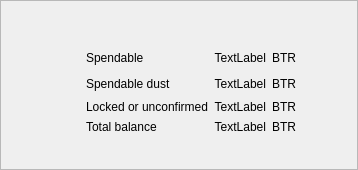
<?xml version="1.0" encoding="UTF-8"?>
<ui version="4.0">
 <class>BalanceFrame</class>
 <widget class="QFrame" name="BalanceFrame">
  <property name="geometry">
   <rect>
    <x>0</x>
    <y>0</y>
    <width>358</width>
    <height>170</height>
   </rect>
  </property>
  <property name="sizePolicy">
   <sizepolicy hsizetype="Expanding" vsizetype="Expanding">
    <horstretch>0</horstretch>
    <verstretch>0</verstretch>
   </sizepolicy>
  </property>
  <property name="windowTitle">
   <string>Frame</string>
  </property>
  <property name="frameShape">
   <enum>QFrame::StyledPanel</enum>
  </property>
  <property name="frameShadow">
   <enum>QFrame::Raised</enum>
  </property>
  <layout class="QGridLayout" name="gridLayout">
   <item row="6" column="5">
    <widget class="QLabel" name="m_overviewLockedOrUnconfirmedBalanceLabel">
     <property name="sizePolicy">
      <sizepolicy hsizetype="Minimum" vsizetype="Preferred">
       <horstretch>0</horstretch>
       <verstretch>0</verstretch>
      </sizepolicy>
     </property>
     <property name="cursor">
      <cursorShape>PointingHandCursor</cursorShape>
     </property>
     <property name="toolTip">
      <string>Click to copy</string>
     </property>
     <property name="text">
      <string>TextLabel</string>
     </property>
     <property name="alignment">
      <set>Qt::AlignRight|Qt::AlignTrailing|Qt::AlignVCenter</set>
     </property>
    </widget>
   </item>
   <item row="5" column="5">
    <widget class="QLabel" name="m_overviewSpendableDustBalanceLabel">
     <property name="sizePolicy">
      <sizepolicy hsizetype="Minimum" vsizetype="Preferred">
       <horstretch>0</horstretch>
       <verstretch>0</verstretch>
      </sizepolicy>
     </property>
     <property name="cursor">
      <cursorShape>PointingHandCursor</cursorShape>
     </property>
     <property name="toolTip">
      <string>Click to copy</string>
     </property>
     <property name="text">
      <string>TextLabel</string>
     </property>
     <property name="alignment">
      <set>Qt::AlignRight|Qt::AlignTrailing|Qt::AlignVCenter</set>
     </property>
    </widget>
   </item>
   <item row="8" column="4" colspan="3">
    <spacer name="verticalSpacer">
     <property name="orientation">
      <enum>Qt::Vertical</enum>
     </property>
     <property name="sizeType">
      <enum>QSizePolicy::Expanding</enum>
     </property>
     <property name="sizeHint" stdset="0">
      <size>
       <width>20</width>
       <height>0</height>
      </size>
     </property>
    </spacer>
   </item>
   <item row="4" column="4">
    <widget class="QLabel" name="m_overviewSpendableBalanceTextLabel">
     <property name="text">
      <string>Spendable</string>
     </property>
     <property name="indent">
      <number>0</number>
     </property>
    </widget>
   </item>
   <item row="4" column="5">
    <widget class="QLabel" name="m_overviewSpendableBalanceLabel">
     <property name="sizePolicy">
      <sizepolicy hsizetype="Minimum" vsizetype="Preferred">
       <horstretch>0</horstretch>
       <verstretch>0</verstretch>
      </sizepolicy>
     </property>
     <property name="cursor">
      <cursorShape>PointingHandCursor</cursorShape>
     </property>
     <property name="toolTip">
      <string>Click to copy</string>
     </property>
     <property name="text">
      <string>TextLabel</string>
     </property>
     <property name="alignment">
      <set>Qt::AlignRight|Qt::AlignTrailing|Qt::AlignVCenter</set>
     </property>
    </widget>
   </item>
   <item row="7" column="6">
    <widget class="QLabel" name="m_overviewTotalBalanceTickerLabel">
     <property name="text">
      <string>BTR</string>
     </property>
    </widget>
   </item>
   <item row="7" column="4">
    <widget class="QLabel" name="m_overviewTotalBalanceTextLabel">
     <property name="text">
      <string>Total balance</string>
     </property>
     <property name="indent">
      <number>0</number>
     </property>
    </widget>
   </item>
   <item row="6" column="6">
    <widget class="QLabel" name="m_overviewLockedOrUnconfirmedBalanceTickerLabel">
     <property name="text">
      <string>BTR</string>
     </property>
     <property name="indent">
      <number>0</number>
     </property>
    </widget>
   </item>
   <item row="3" column="4">
    <spacer name="verticalSpacer_8">
     <property name="orientation">
      <enum>Qt::Vertical</enum>
     </property>
     <property name="sizeType">
      <enum>QSizePolicy::Fixed</enum>
     </property>
     <property name="sizeHint" stdset="0">
      <size>
       <width>20</width>
       <height>0</height>
      </size>
     </property>
    </spacer>
   </item>
   <item row="4" column="3">
    <spacer name="horizontalSpacer_4">
     <property name="orientation">
      <enum>Qt::Horizontal</enum>
     </property>
     <property name="sizeType">
      <enum>QSizePolicy::Fixed</enum>
     </property>
     <property name="sizeHint" stdset="0">
      <size>
       <width>10</width>
       <height>20</height>
      </size>
     </property>
    </spacer>
   </item>
   <item row="6" column="4">
    <widget class="QLabel" name="m_overviewLockedOrUnconfirmedBalanceTextLabel">
     <property name="text">
      <string>Locked or unconfirmed</string>
     </property>
     <property name="indent">
      <number>0</number>
     </property>
    </widget>
   </item>
   <item row="4" column="6">
    <widget class="QLabel" name="m_overviewSpendableBalanceTickerLabel">
     <property name="text">
      <string>BTR</string>
     </property>
     <property name="indent">
      <number>0</number>
     </property>
    </widget>
   </item>
   <item row="7" column="5">
    <widget class="QLabel" name="m_overviewTotalBalanceLabel">
     <property name="sizePolicy">
      <sizepolicy hsizetype="Minimum" vsizetype="Preferred">
       <horstretch>0</horstretch>
       <verstretch>0</verstretch>
      </sizepolicy>
     </property>
     <property name="cursor">
      <cursorShape>PointingHandCursor</cursorShape>
     </property>
     <property name="toolTip">
      <string>Click to copy</string>
     </property>
     <property name="text">
      <string>TextLabel</string>
     </property>
     <property name="alignment">
      <set>Qt::AlignRight|Qt::AlignTrailing|Qt::AlignVCenter</set>
     </property>
    </widget>
   </item>
   <item row="5" column="6">
    <widget class="QLabel" name="m_overviewSpendableDustBalanceTickerLabel">
     <property name="text">
      <string>BTR</string>
     </property>
     <property name="indent">
      <number>0</number>
     </property>
    </widget>
   </item>
   <item row="5" column="4">
    <widget class="QLabel" name="m_overviewSpendableDustBalanceTextLabel">
     <property name="text">
      <string>Spendable dust</string>
     </property>
     <property name="indent">
      <number>0</number>
     </property>
    </widget>
   </item>
   <item row="1" column="4">
    <spacer name="verticalSpacer_2">
     <property name="orientation">
      <enum>Qt::Vertical</enum>
     </property>
     <property name="sizeType">
      <enum>QSizePolicy::Expanding</enum>
     </property>
     <property name="sizeHint" stdset="0">
      <size>
       <width>20</width>
       <height>0</height>
      </size>
     </property>
    </spacer>
   </item>
   <item row="2" column="2" rowspan="6">
    <widget class="QLabel" name="m_overviewBalanceIconLabel">
     <property name="text">
      <string/>
     </property>
     <property name="pixmap">
      <pixmap resource="resources.qrc">:/icons/actual_balance</pixmap>
     </property>
    </widget>
   </item>
   <item row="5" column="0">
    <spacer name="horizontalSpacer_2">
     <property name="orientation">
      <enum>Qt::Horizontal</enum>
     </property>
     <property name="sizeHint" stdset="0">
      <size>
       <width>20</width>
       <height>20</height>
      </size>
     </property>
    </spacer>
   </item>
   <item row="5" column="7">
    <spacer name="horizontalSpacer">
     <property name="orientation">
      <enum>Qt::Horizontal</enum>
     </property>
     <property name="sizeHint" stdset="0">
      <size>
       <width>20</width>
       <height>20</height>
      </size>
     </property>
    </spacer>
   </item>
  </layout>
 </widget>
 <resources>
  <include location="resources.qrc"/>
 </resources>
 <connections/>
</ui>
